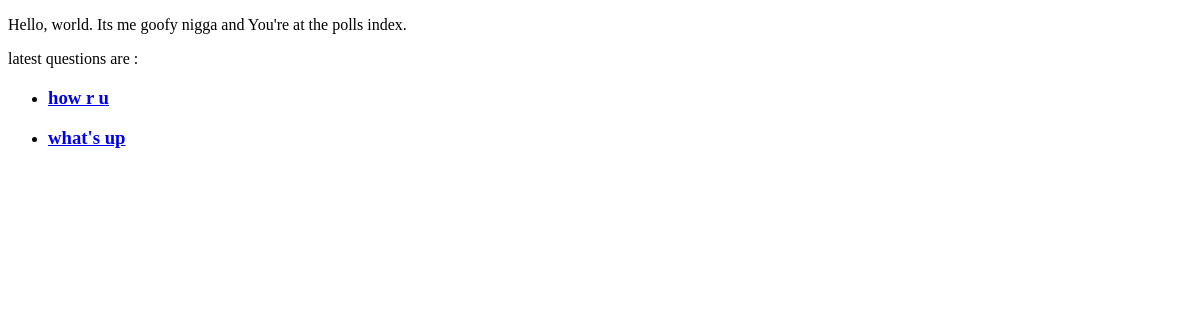
The page /polls/ on the database as committed earlier.
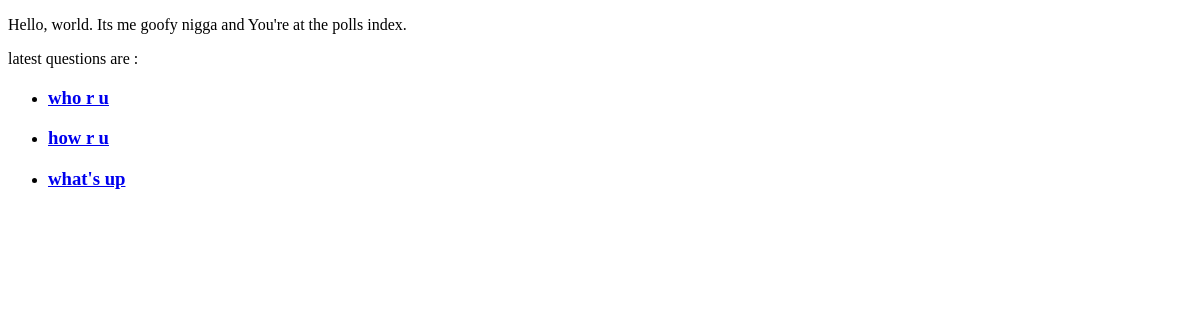
The same page on the database as committed later.
### polls/models.py (models this page shows, shortened)
class Question(models.Model):    #question is module
    question_text = models.CharField(max_length=200)
    pub_date = models.DateTimeField("date published")

### polls/views.py (the view)
# urls.py: path("", views.IndexView.as_view(),name = "index"),
class IndexView(generic.ListView):
    template_name = 'polls/index.html'
    context_object_name = 'latest_question_list'
    def get_queryset(self):
        return Question.objects.order_by("-pub_date")[:5]

### polls/templates/polls/index.html (shortened to what this page needs)
<!DOCTYPE html>
<html>
    <head>
    </head>
    <body>
        <p>Hello, world. Its me goofy nigga and  You're at the polls index.</p>
        <p>latest questions are : </p>
        {% if latest_question_list %}
            <ul>
                {% for question in latest_question_list %}
                    <li>
                        <h3><a href="{% url 'polls:detail' question.id %}">{{question.question_text}}</a></h3>
                    </li>
                {% endfor %}
            </ul>
        {% else %}
            <p>no polls are available</p>
        {% endif %}
    </body>
</html>

Rows that differ between the two databases and show on the page:
added Question: question_text "who r u"
